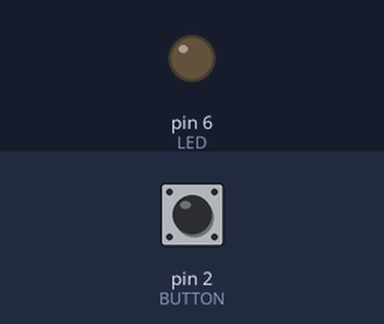
This sketch was run on a simulated Arduino Uno, built with avr-gcc and run on an emulated ATmega328P. Parts: output pins drawn as LEDs (lit = HIGH). The test bench sets the inputs (shaded band); at power-on: pin 2 (BUTTON) HIGH. What the sketch prints to the serial monitor is not drawn.

Above: at 1.2 s.
1.3 s: pin 2 (BUTTON) pulled LOW for 0.15 s
At 1.38 s:
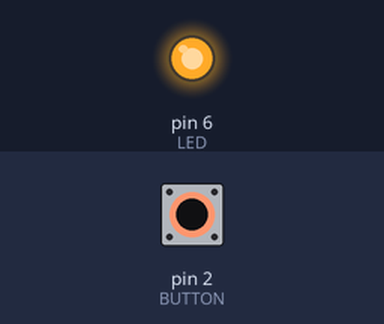
2.9 s: pin 2 (BUTTON) pulled LOW for 3.2 s
At 7.3 s:
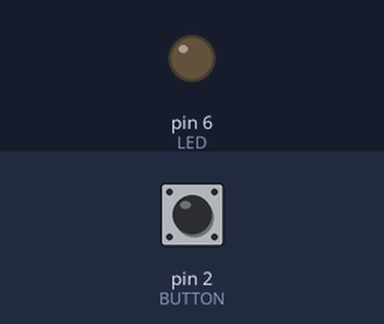
Timing chart, 0 to 8.8 s (numbered marks = the images above; inputs shaded):
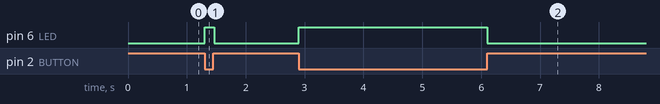

The sketch:

ex04_02_06.ino
```cpp
// LED 점멸할 때의 LED 상태 읽기

#define BUTTON 2
#define LED 6

void setup() {
  pinMode(BUTTON, INPUT);
  pinMode(LED, OUTPUT);
  Serial.begin(9600);
}

void loop() {
  int value1 = digitalRead(BUTTON);
  int value2 = digitalRead(LED);
  if (value1 == 0) {
    digitalWrite(LED, 1);
  } else {
    digitalWrite(LED, 0);
  }
  Serial.print("LED State: ");
  Serial.println(value2);
}
```

Measured:
- after the input at 1.3 s, pin 6 (LED): LOW → HIGH at once, → LOW 0.16 s later
- after the input at 2.9 s, pin 6 (LED): LOW → HIGH at once, → LOW 3.2 s later
